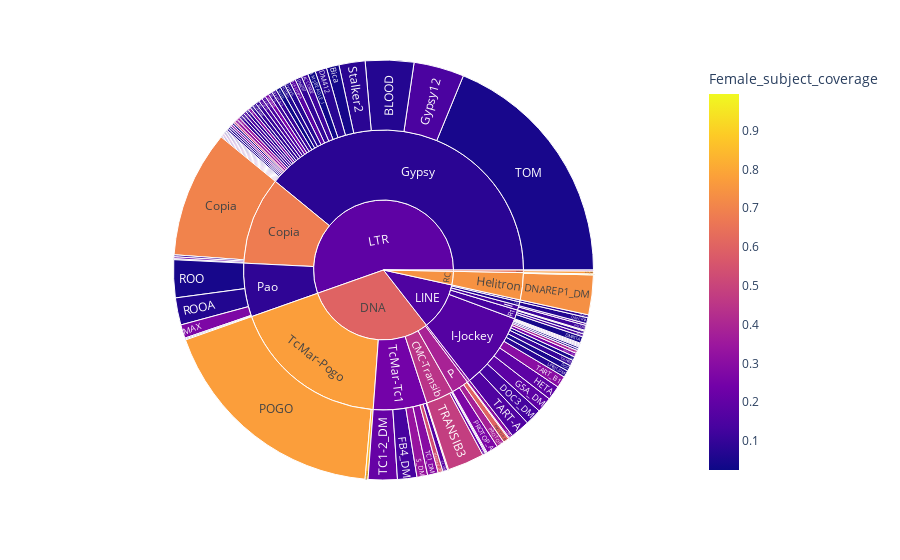

The notebook cell this image was saved under:
### Code cell
df = consensus_counting_df.copy()
expressed = df["Female"] > 0
df = df[expressed]
fig = px.sunburst(df, path=['SuperFamily', 'Family', 'TE'], values='Female', color = "Female_subject_coverage")
fig.show()

### Figure 1 — Plotly figure (JSON) as saved in the notebook; plotly's stock layout.template omitted (floating-point values rounded to 4 significant figures)
{"data": [{"branchvalues": "total", "customdata": [[0.06391], [0.12], [0.7569], [0.1762], [0.06864], [0.04292], [0.1318], [0.4846], [0.08955], [0.0394], [0.08124], [0.271], [0.02521], [0.7013], [0.09658], [0.2184], [0.03966], [0.03163], [0.1094], [0.09335], [0.07862], [0.2513], [0.06954], [0.04374], [0.8449], [0.1431], [0.7366], [0.05203], [0.1454], [0.1315], [0.2426], [0.3901], [0.1352], [0.08143], [0.189], [0.07928], [0.07966], [0.05235], [0.1957], [0.1419], [0.06044], [0.1032], [0.1448], [0.3029], [0.06606], [0.1037], [0.04747], [0.04546], [0.06828], [0.1998], [0.2868], [0.3918], [0.1885], [0.02822], [0.3006], [0.9947], [0.09708], [0.1168], [0.1638], [0.1421], [0.4055], [0.0951], [0.1463], [0.07785], [0.2188], [0.27], [0.1012], [0.536], [0.03567], [0.1146], [0.7681], [0.6011], [0.7756], [0.8351], [0.3821], [0.2662], [0.5986], [0.09843], [0.09075], [0.1046], [0.04406], [0.06508], [0.07707], [0.1685], [0.2751], [0.3393], [0.3345], [0.07965], [0.09999], [0.1574], [0.2989], [0.2106], [0.2944], [0.3237], [0.04592], [0.1301], [0.48], [0.1065], [0.05924], [0.4449], [0.06954], [0.6804], [0.07939], [0.7428], [0.1303], [0.1661], [0.3868], [0.08911], [0.1353], [0.08955], [0.7763], [0.2436], [0.6448], [0.3006], [0.6008], [0.1561], [0.1905], [0.7428], [0.6448]], "domain": {"x": [0, 1], "y": [0, 1]}, "hovertemplate": "labels=%{label}<br>Female=%{value}<br>parent=%{parent}<br>id=%{id}<br>Female_subject_coverage=%{color}<extra></extra>", "ids": ["LTR/Gypsy/ACCORD", "LTR/Gypsy/ACCORD2", "DNA/TcMar-Tc1/BARI_DM", "LTR/Gypsy/BLASTOPIA", "LTR/Gypsy/BLOOD", "LINE/I-Jockey/BS", "LINE/I-Jockey/BS2", "LTR/Gypsy/BURDOCK", "LINE/R1-LOA/Baggins1", "LTR/Gypsy/Bica", "LTR/Gypsy/CIRCE", "LTR/Gypsy/Chimpo", "LTR/Gypsy/Chouto", "LTR/Copia/Copia", "LTR/Copia/Copia1", "LTR/Copia/Copia2", "LTR/Pao/DIVER2", "LTR/Copia/DM1731", "LTR/Gypsy/DM176", "LTR/Gypsy/DM297", "LTR/Gypsy/DM412", "LTR/Gypsy/DM412B_LTR", "LINE/CR1/DMCR1A", "LINE/R1/DMRT1A", "LINE/R1/DMRT1B", "LINE/R1/DMRT1C", "RC/Helitron/DNAREP1_DM", "LINE/I-Jockey/DOC", "LINE/I-Jockey/DOC2_DM", "LINE/I-Jockey/DOC3_DM", "LINE/I-Jockey/DOC5_DM", "LINE/I-Jockey/DOC6_DM", "DNA/TcMar-Tc1/FB4_DM", "LINE/I-Jockey/G3_DM", "LINE/I-Jockey/G5A_DM", "LINE/I-Jockey/G5_DM", "LTR/Gypsy/GTWIN", "LINE/I-Jockey/G_DM", "LTR/Gypsy/Gypsy", "LTR/Gypsy/Gypsy1", "LTR/Gypsy/Gypsy10", "LTR/Gypsy/Gypsy11", "LTR/Gypsy/Gypsy12", "LTR/Gypsy/Gypsy12A_LTR", "LTR/Gypsy/Gypsy2", "LTR/Gypsy/Gypsy2_bis", "LTR/Gypsy/Gypsy3", "LTR/Gypsy/Gypsy5", "LTR/Gypsy/Gypsy6", "LTR/Gypsy/Gypsy7", "LTR/Gypsy/Gypsy8", "LINE/I-Jockey/HELENA_RT", "LINE/I-Jockey/HETA", "LTR/Gypsy/HMSBEAGLE_I", "DNA/hAT-hobo/HOBO", "RC/Helitron/Helitron1_DM", "LTR/Gypsy/IDEFIX", "LINE/I/IVK_DM", "LINE/I/I_DM", "LTR/Gypsy/Invader1", "LTR/Gypsy/Invader4", "LTR/Gypsy/Invader5", "LTR/Gypsy/Invader6", "LINE/I-Jockey/LINEJ1_DM", "DNA/CMC-Transib/M4DM", "LTR/Pao/MAX", "LTR/Gypsy/MDG1", "DNA/TcMar-Tc1/Mariner2_DM", "LTR/Pao/NINJA", "LTR/Gypsy/NOMAD", "Satellite/Unknown/NTS_DM", "DNA/P/PLACW_DM", "DNA/TcMar-Pogo/POGO", "DNA/TcMar-Pogo/POGON1", "DNA/P/PROTOP", "DNA/P/PROTOP_A", "DNA/P/PROTOP_B", "LTR/Gypsy/QUASIMODO", "LTR/Gypsy/QUASIMODO2", "LINE/R1/R1_DM", "LTR/Pao/ROO", "LTR/Pao/ROOA", "LTR/Gypsy/ROVER", "DNA/TcMar-Tc1/S2_DM", "Satellite/Unknown/SAR_DM", "LTR/Gypsy/STALKER4", "DNA/TcMar-Tc1/S_DM", "LTR/Gypsy/Stalker2", "LINE/I-Jockey/TAHRE", "LINE/I-Jockey/TART-A", "LINE/I-Jockey/TART_B1", "DNA/TcMar-Tc1/TC1-2_DM", "DNA/TcMar-Tc1/TC1_DM", "LTR/Gypsy/TIRANT", "LTR/Gypsy/TOM", "DNA/CMC-Transib/TRANSIB2", "DNA/CMC-Transib/TRANSIB3", "DNA/CMC-Transib/TRANSIB4", "LTR/Gypsy/TRANSPAC", "DNA/CMC-Transib", "LINE/CR1", "LTR/Copia", "LTR/Gypsy", "RC/Helitron", "LINE/I", "LINE/I-Jockey", "DNA/P", "LTR/Pao", "LINE/R1", "LINE/R1-LOA", "DNA/TcMar-Pogo", "DNA/TcMar-Tc1", "Satellite/Unknown", "DNA/hAT-hobo", "DNA", "LINE", "LTR", "RC", "Satellite"], "labels": ["ACCORD", "ACCORD2", "BARI_DM", "BLASTOPIA", "BLOOD", "BS", "BS2", "BURDOCK", "Baggins1", "Bica", "CIRCE", "Chimpo", "Chouto", "Copia", "Copia1", "Copia2", "DIVER2", "DM1731", "DM176", "DM297", "DM412", "DM412B_LTR", "DMCR1A", "DMRT1A", "DMRT1B", "DMRT1C", "DNAREP1_DM", "DOC", "DOC2_DM", "DOC3_DM", "DOC5_DM", "DOC6_DM", "FB4_DM", "G3_DM", "G5A_DM", "G5_DM", "GTWIN", "G_DM", "Gypsy", "Gypsy1", "Gypsy10", "Gypsy11", "Gypsy12", "Gypsy12A_LTR", "Gypsy2", "Gypsy2_bis", "Gypsy3", "Gypsy5", "Gypsy6", "Gypsy7", "Gypsy8", "HELENA_RT", "HETA", "HMSBEAGLE_I", "HOBO", "Helitron1_DM", "IDEFIX", "IVK_DM", "I_DM", "Invader1", "Invader4", "Invader5", "Invader6", "LINEJ1_DM", "M4DM", "MAX", "MDG1", "Mariner2_DM", "NINJA", "NOMAD", "NTS_DM", "PLACW_DM", "POGO", "POGON1", "PROTOP", "PROTOP_A", "PROTOP_B", "QUASIMODO", "QUASIMODO2", "R1_DM", "ROO", "ROOA", "ROVER", "S2_DM", "SAR_DM", "STALKER4", "S_DM", "Stalker2", "TAHRE", "TART-A", "TART_B1", "TC1-2_DM", "TC1_DM", "TIRANT", "TOM", "TRANSIB2", "TRANSIB3", "TRANSIB4", "TRANSPAC", "CMC-Transib", "CR1", "Copia", "Gypsy", "Helitron", "I", "I-Jockey", "P", "Pao", "R1", "R1-LOA", "TcMar-Pogo", "TcMar-Tc1", "Unknown", "hAT-hobo", "DNA", "LINE", "LTR", "RC", "Satellite"], "marker": {"coloraxis": "coloraxis", "colors": [0.06391, 0.12, 0.7569, 0.1762, 0.06864, 0.04292, 0.1318, 0.4846, 0.08955, 0.0394, 0.08124, 0.271, 0.02521, 0.7013, 0.09658, 0.2184, 0.03966, 0.03163, 0.1094, 0.09335, 0.07862, 0.2513, 0.06954, 0.04374, 0.8449, 0.1431, 0.7366, 0.05203, 0.1454, 0.1315, 0.2426, 0.3901, 0.1352, 0.08143, 0.189, 0.07928, 0.07966, 0.05235, 0.1957, 0.1419, 0.06044, 0.1032, 0.1448, 0.3029, 0.06606, 0.1037, 0.04747, 0.04546, 0.06828, 0.1998, 0.2868, 0.3918, 0.1885, 0.02822, 0.3006, 0.9947, 0.09708, 0.1168, 0.1638, 0.1421, 0.4055, 0.0951, 0.1463, 0.07785, 0.2188, 0.27, 0.1012, 0.536, 0.03567, 0.1146, 0.7681, 0.6011, 0.7756, 0.8351, 0.3821, 0.2662, 0.5986, 0.09843, 0.09075, 0.1046, 0.04406, 0.06508, 0.07707, 0.1685, 0.2751, 0.3393, 0.3345, 0.07965, 0.09999, 0.1574, 0.2989, 0.2106, 0.2944, 0.3237, 0.04592, 0.1301, 0.48, 0.1065, 0.05924, 0.4449, 0.06954, 0.6804, 0.07939, 0.7428, 0.1303, 0.1661, 0.3868, 0.08911, 0.1353, 0.08955, 0.7763, 0.2436, 0.6448, 0.3006, 0.6008, 0.1561, 0.1905, 0.7428, 0.6448]}, "name": "", "parents": ["LTR/Gypsy", "LTR/Gypsy", "DNA/TcMar-Tc1", "LTR/Gypsy", "LTR/Gypsy", "LINE/I-Jockey", "LINE/I-Jockey", "LTR/Gypsy", "LINE/R1-LOA", "LTR/Gypsy", "LTR/Gypsy", "LTR/Gypsy", "LTR/Gypsy", "LTR/Copia", "LTR/Copia", "LTR/Copia", "LTR/Pao", "LTR/Copia", "LTR/Gypsy", "LTR/Gypsy", "LTR/Gypsy", "LTR/Gypsy", "LINE/CR1", "LINE/R1", "LINE/R1", "LINE/R1", "RC/Helitron", "LINE/I-Jockey", "LINE/I-Jockey", "LINE/I-Jockey", "LINE/I-Jockey", "LINE/I-Jockey", "DNA/TcMar-Tc1", "LINE/I-Jockey", "LINE/I-Jockey", "LINE/I-Jockey", "LTR/Gypsy", "LINE/I-Jockey", "LTR/Gypsy", "LTR/Gypsy", "LTR/Gypsy", "LTR/Gypsy", "LTR/Gypsy", "LTR/Gypsy", "LTR/Gypsy", "LTR/Gypsy", "LTR/Gypsy", "LTR/Gypsy", "LTR/Gypsy", "LTR/Gypsy", "LTR/Gypsy", "LINE/I-Jockey", "LINE/I-Jockey", "LTR/Gypsy", "DNA/hAT-hobo", "RC/Helitron", "LTR/Gypsy", "LINE/I", "LINE/I", "LTR/Gypsy", "LTR/Gypsy", "LTR/Gypsy", "LTR/Gypsy", "LINE/I-Jockey", "DNA/CMC-Transib", "LTR/Pao", "LTR/Gypsy", "DNA/TcMar-Tc1", "LTR/Pao", "LTR/Gypsy", "Satellite/Unknown", "DNA/P", "DNA/TcMar-Pogo", "DNA/TcMar-Pogo", "DNA/P", "DNA/P", "DNA/P", "LTR/Gypsy", "LTR/Gypsy", "LINE/R1", "LTR/Pao", "LTR/Pao", "LTR/Gypsy", "DNA/TcMar-Tc1", "Satellite/Unknown", "LTR/Gypsy", "DNA/TcMar-Tc1", "LTR/Gypsy", "LINE/I-Jockey", "LINE/I-Jockey", "LINE/I-Jockey", "DNA/TcMar-Tc1", "DNA/TcMar-Tc1", "LTR/Gypsy", "LTR/Gypsy", "DNA/CMC-Transib", "DNA/CMC-Transib", "DNA/CMC-Transib", "LTR/Gypsy", "DNA", "LINE", "LTR", "LTR", "RC", "LINE", "LINE", "DNA", "LTR", "LINE", "LINE", "DNA", "DNA", "Satellite", "DNA", "", "", "", "", ""], "type": "sunburst", "values": [5, 7, 1, 6, 50, 4, 1, 2, 3, 13, 3, 3, 5, 131, 2, 2, 1, 1, 4, 7, 12, 4, 6, 7, 1, 3, 41, 6, 1, 17, 4, 3, 20, 2, 16, 1, 3, 2, 1, 3, 2, 3, 52, 2, 1, 5, 1, 1, 6, 1, 1, 1, 15, 8, 4, 1, 3, 5, 2, 4, 1, 1, 4, 7, 3, 14, 4, 5, 1, 1, 3, 1, 244, 3, 8, 12, 6, 4, 2, 3, 39, 28, 2, 5, 1, 3, 11, 27, 6, 20, 12, 30, 11, 3, 252, 1, 38, 1, 2, 43, 6, 136, 524, 42, 7, 118, 27, 83, 14, 3, 247, 83, 4, 4, 404, 148, 743, 42, 4]}], "layout": {"coloraxis": {"colorbar": {"title": {"text": "Female_subject_coverage"}}, "colorscale": [[0, "#0d0887"], [0.1111, "#46039f"], [0.2222, "#7201a8"], [0.3333, "#9c179e"], [0.4444, "#bd3786"], [0.5556, "#d8576b"], [0.6667, "#ed7953"], [0.7778, "#fb9f3a"], [0.8889, "#fdca26"], [1, "#f0f921"]]}, "legend": {"tracegroupgap": 0}, "margin": {"t": 60}}}
